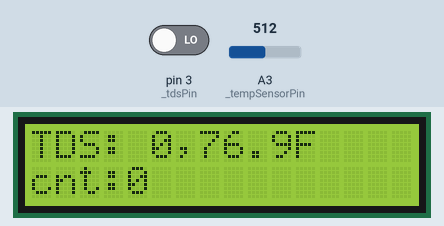
The sketch below on a simulated Arduino Uno, built with avr-gcc and run on an emulated ATmega328P. Parts: 16×2 character LCD. The test bench sets the inputs (shaded band); at power-on: A3 (_tempSensorPin) = 512, pin 3 (_tdsPin) LOW. What the sketch prints to the serial monitor is not drawn.

Above: at 3.6 s.
3.7 s: A3 (_tempSensorPin) set to 716
At 6.6 s:
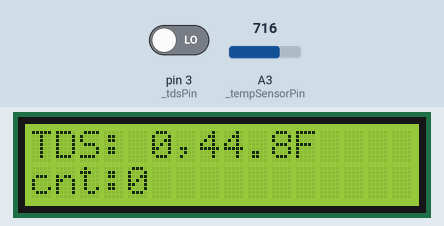
6.8 s: A3 (_tempSensorPin) set to 900
At 9.4 s:
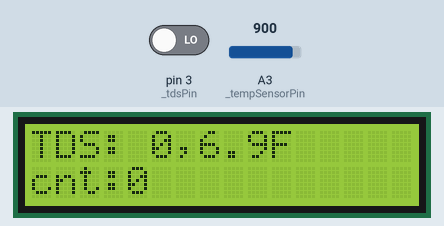
9.9 s: A3 (_tempSensorPin) set to 1023
At 12.8 s:
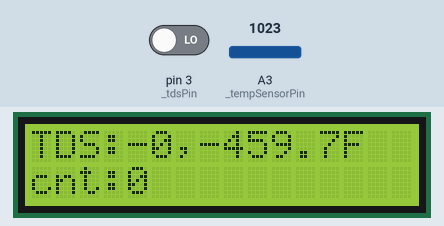
13.0 s: pin 3 (_tdsPin) driven HIGH
At 16.4 s:
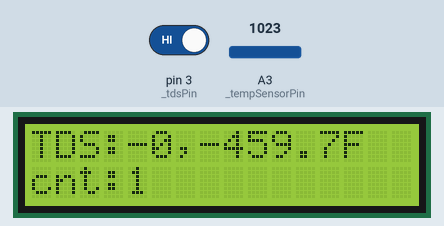
Timing chart, 0 to 17.9 s (numbered marks = the images above; inputs shaded):
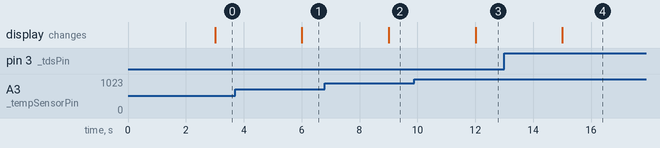

Measured:
- after the input at 3.7 s, the display: changes after 2.3 s (image 1)
- after the input at 6.8 s, the display: changes after 2.2 s (image 2)
- after the input at 9.9 s, the display: changes after 2.1 s (image 3)
- after the input at 13.0 s, the display: changes after 2.0 s (image 4)

The sketch:

DIYTdsSensorTester.ino
```cpp
#include <LiquidCrystal.h>
#include "AsyncDelay.h"

// how many samples to take and average, more takes longer
// but is more 'smooth'
#define NUMSAMPLES 5

//setup vars
const int _tdsPin = 3;//1;//#3
const int _tempSensorPin = A3;
const int _tdsPowerPin = 11; // the pin that powers the 555 subcircuit

//local vars
int _samples[NUMSAMPLES];
float Volts = 5.0;

 //constants
const int TEMP_MANUAL = 25; // temp. for nominal resistance (almost always 25 C)
const int SAMPLING_PERIOD = 2; //*DONT EVER CHANGE *affects reading*, the number of seconds to measure 555 oscillations
const long THERMISTOR_NOMINAL = 10000; //*DONT EVER CHANGE resistance at 25 degrees C
const long SERIES_RESISTOR = 10000;  //*DONT EVER CHANGE the value of the 'other' resistor
const long BETA_COEFFICIENT = 3950; // The beta coefficient of the thermistor (usually 3000-4000)
const float ALPHA_LTC = 0.022; // Temperature correction coefficient


// conductivity variables
long _pulseCount = 0;  //a pulse counter variable
unsigned long _pulseTime,_lastTime, _duration, _totalDuration;
float Temp, TempF, TDS;

//lcd
LiquidCrystal _lcd(8, 9, 4, 5, 6, 7);
AsyncDelay _asyncDelay(SAMPLING_PERIOD*1000, 1000);

void setup()
{
  Serial.begin(57600);

  pinMode(_tdsPowerPin, OUTPUT);
  _lcd.begin(16, 2);

  // Print a message to the LCD.
  _lcd.print("TDS Tester");

  _asyncDelay.Start(startReading);
  _asyncDelay.Stop(stopReading);
}


void loop()
{
  _asyncDelay.Loop();
  //Serial.println("looping " + String(_interrupter.MilliSecRemaining));
  //delay(100);
}

void startReading(){
  Serial.println("startReading ");
        //turn on the 555 system
    digitalWrite(_tdsPowerPin,HIGH); //turns on the 555 timer subcircuit

    getTempurature();

    // conductivity --------------------------------------

    _pulseCount=0; //reset the pulse counter
    _totalDuration=0;  //reset the totalDuration of all pulses measured

    //start sampling
    attachInterrupt(digitalPinToInterrupt(_tdsPin),onPulse,RISING); //attach an interrupt counter to interrupt pin 1 (digital pin #3) -- the only other possible pin on the 328p is interrupt pin #0 (digital pin #2)
    //attachInterrupt(1,onPulse,RISING);

    _pulseTime=micros(); // start the stopwatch
}

void stopReading(){
   Serial.println("stopReading ");
   detachInterrupt(digitalPinToInterrupt(_tdsPin)); //we've finished sampling, so detach the interrupt function -- don't count any more pulses
    //detachInterrupt(1);

    //turn off the 555 system
    digitalWrite(_tdsPowerPin,LOW);

    if (_pulseCount>0) { //use this logic in case something went wrong

    double durationS=_totalDuration/double(_pulseCount)/1000000.; //the total duration, in seconds, per pulse (note that totalDuration was in microseconds)

    // print out stats
    /*Serial.print("sampling period=");
    Serial.print(samplingPeriod);
      Serial.print(" sec; #pulses=");
    Serial.print(pulseCount);
    Serial.print("; duration per pulse (sec)=");
    */

    // print conductivity value
//    Serial.print(durationS,4);
//    Serial.print(", ");
//    Serial.println(Temp);

    }

    TempF = convTempToFahrenheit(Temp);
    calculateTDS();

    //should be called from controller in real app.
    printValsToSerial();
    printValsToLCD();
}

void onPulse()
{

  _pulseCount++;
//  Serial.print("pulsecount=");
//  Serial.println(pulseCount);
  _lastTime = _pulseTime;
  _pulseTime = micros();
  _duration=_pulseTime-_lastTime;
  _totalDuration+=_duration;
  //Serial.println(totalDuration);
}

void printValsToLCD(){

    _lcd.clear();
    String tdsString = "TDS:" + String(TDS, 0)+ "," + String(TempF, 1) + "F";
    lcdPrintLine(0, tdsString);

    //todo: remove this:
    String cnt = "cnt:" + String(_pulseCount);
    lcdPrintLine(1, cnt);
}

void printValsToSerial(){
  Serial.println(' ');
  Serial.print("  t ");
  Serial.print(Temp, 1);
  Serial.print("*C ");
  Serial.print(" , ");
  Serial.print(TempF, 1);
  Serial.print("*F ");
  Serial.print("  TDS ");
  Serial.print(TDS, 2);
  Serial.print("   PPM ");
  Serial.print(TDS * 500, 0);
  Serial.print("   Frequency ");
  Serial.print(_pulseCount);
  Serial.println(" Hz");
}
void lcdPrintLine(int lineNum, String text){
  _lcd.setCursor(0, lineNum);
  // print the number of seconds since reset:
  _lcd.print(text);
}
void getTempurature(){
      // temperature ---------------------------------------------

  float average;

    // take N samples in a row, with a slight delay
    for (int i=0; i< NUMSAMPLES; i++) {
     int tempReading = analogRead(_tempSensorPin);
//     Serial.print("tempReading: ");
//      Serial.println(tempReading);
     _samples[i] = tempReading;
     delay(10);
    }

    // average all the samples out
    average = 0;
    for (int i=0; i< NUMSAMPLES; i++) {
       average += _samples[i];
    }
    average /= NUMSAMPLES;

    // convert the value to resistance
    average = 1023 / average - 1;
    average = SERIES_RESISTOR / average;
//    Serial.print("Thermistor resistance ");
//    Serial.println(average);

    float steinhart;
  steinhart = average / THERMISTOR_NOMINAL;     // (R/Ro)
  steinhart = log(steinhart);                  // ln(R/Ro)
  steinhart /= BETA_COEFFICIENT;                   // 1/B * ln(R/Ro)
  steinhart += 1.0 / (TEMP_MANUAL + 273.15); // + (1/To)
  steinhart = 1.0 / steinhart;                 // Invert
  steinhart -= 273.15;                         // convert to C

   Temp = steinhart;
  //  Serial.print(Temp);
  //  Serial.println(" *C");
}

const float noEC = 0.00;   //  The conductivity probe is dry
const float lowEC = 6.00;//2.00   //  Value of calibration buffers
const float medEC = 46.0;//12.88;  //  You can use any other buffers
const float highEC = 76.00;//80.0;
const float highHighEC = 142.00;

//calibration vars, these change after calibration
const int noPulse = 230;
const int lowPulse = 1340;
const int medPulse = 4140;
const int highPulse = 6350;//7350;
const int highHighPulse = 10200;

//pen   diy   cnt     lvl   match
//-------------------------
//30          2420
//52          3848
//70          4939
//94    70    6722   high  no       <-need intermediate level
//130         8770
//180   180   11080   high  yes
//220   226   12260
//280   300   15300
//310   330   16370
//440   447   21000

void calculateTDS() {  //  Calculate the measurement

  float a;
  float b;
  float c = 0;

  long lowPulseCount = (noPulse + lowPulse);
  long medPulseCount = (medPulse + lowPulse + noPulse);
  long highHighPulseCount = (highPulse + medPulse + lowPulse + noPulse);

  int higherPulseVar;
  int lowerPulseVar;
  float higherEcVar;
  float lowerEcVar;

    if (_pulseCount >= noPulse && _pulseCount < lowPulseCount)
    { //low
        Serial.println("calc case - low");
        higherPulseVar = lowPulse;
        lowerPulseVar = noPulse;
        higherEcVar = lowEC;
        lowerEcVar = noEC;
    }
    else if (_pulseCount >= lowPulseCount && _pulseCount < medPulseCount)
    { //med
        Serial.println("calc case - med");
        higherPulseVar = medPulse;
        lowerPulseVar = lowPulse;
        higherEcVar = medEC;
        lowerEcVar = lowEC;
    }
    else if (_pulseCount >= medPulseCount && _pulseCount < highHighPulseCount)
    { //high
        Serial.println("calc case - high");
        higherPulseVar = highPulse;
        lowerPulseVar = medPulse;
        higherEcVar = highEC;
        lowerEcVar = medEC;
    }
    else if (_pulseCount >= highHighPulseCount)
    { //highhigh
        Serial.println("calc case - highhigh");
        higherPulseVar = highHighPulse;
        lowerPulseVar = highPulse;
        higherEcVar = highHighEC;
        lowerEcVar = highEC;
    }

    if (_pulseCount > noPulse)
    {
        a = (higherPulseVar - lowerPulseVar) / (higherEcVar - lowerEcVar);
        b = lowerPulseVar - (a * lowerEcVar);
        c = (_pulseCount - b) / a;
    }
    else
    {
        Serial.println("calc case - none");
        c = 0;
    }

    TDS = (c / (1 + ALPHA_LTC * (Temp - 25.00))); //  temperature compensation

}
double convTempToFahrenheit(double temp) {
    float vIn = Volts;//3.1;//5;
    if (vIn < 5.0) {
        float voltDiff = 5.0 - vIn; //0, 1 ,2
        vIn = 5.0 + voltDiff;
    }

    double  tempF = (temp * 9.0) / vIn + 32.0;
    return tempF;
}
```

AsyncDelay.cpp
```cpp
#include "AsyncDelay.h"
void AsyncDelay::Start(delay_callback f) {
    if (f == NULL) {
        return;
    }
    delayStartCallback = f;
}
void AsyncDelay::Stop(delay_callback f) {
    if (f == NULL) {
        return;
    }
    delayStopCallback = f;
}
```

AsyncDelay.h
```cpp
#ifndef ASYNCDELAY_H
#define ASYNCDELAY_H

#include <Arduino.h>

typedef void (*delay_callback)(void);

class AsyncDelay
{
  public:
  	long WakeDurration;     // milliseconds of on-time
  	long SleepDurration;    // milliseconds of off-time
    long MilliSecRemaining;

  private:
  	// These maintain the current state
  	bool _delay;
  	unsigned long _previousMillis;
    unsigned long _currentMillis;

    delay_callback delayStartCallback;
    delay_callback delayStopCallback;

  public:
    AsyncDelay(long wakeDurration, long sleepDurration)
    {
    	WakeDurration = wakeDurration;
    	SleepDurration = sleepDurration;

    	_delay = false;
    	_previousMillis = 0;
      MilliSecRemaining = 0;
    }

    void Start(delay_callback f);
    void Stop(delay_callback f);

  void Loop()
  {
    // check to see if it's time to change the state
    _currentMillis = millis();
     MilliSecRemaining = _currentMillis - _previousMillis;
    if((_delay == true) && (MilliSecRemaining >= WakeDurration))
    {
    	_delay = false;  // Turn it off
      _previousMillis = _currentMillis;  // Remember the time
      (*delayStopCallback)();
    }
    else if ((_delay == false) && (MilliSecRemaining >= SleepDurration))
    {
      _delay = true;  // turn it on
      _previousMillis = _currentMillis;   // Remember the time
     (*delayStartCallback)();
    }
  }
};
#endif
```
